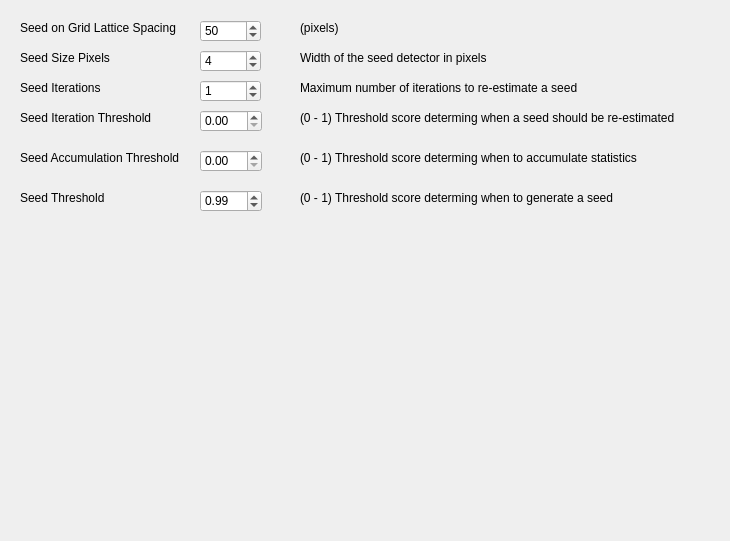
<?xml version="1.0" encoding="UTF-8"?>
<ui version="4.0">
 <class>janelia_config</class>
 <widget class="QWidget" name="janelia_config">
  <property name="geometry">
   <rect>
    <x>0</x>
    <y>0</y>
    <width>730</width>
    <height>541</height>
   </rect>
  </property>
  <property name="windowTitle">
   <string>Form</string>
  </property>
  <widget class="QSpinBox" name="seed_on_grid_lattice_spacing">
   <property name="geometry">
    <rect>
     <x>200</x>
     <y>20</y>
     <width>61</width>
     <height>22</height>
    </rect>
   </property>
   <property name="value">
    <number>50</number>
   </property>
  </widget>
  <widget class="QLabel" name="label">
   <property name="geometry">
    <rect>
     <x>20</x>
     <y>20</y>
     <width>181</width>
     <height>16</height>
    </rect>
   </property>
   <property name="text">
    <string>Seed on Grid Lattice Spacing</string>
   </property>
  </widget>
  <widget class="QLabel" name="label_2">
   <property name="geometry">
    <rect>
     <x>20</x>
     <y>50</y>
     <width>161</width>
     <height>16</height>
    </rect>
   </property>
   <property name="text">
    <string>Seed Size Pixels</string>
   </property>
  </widget>
  <widget class="QSpinBox" name="seed_size_px">
   <property name="geometry">
    <rect>
     <x>200</x>
     <y>50</y>
     <width>61</width>
     <height>22</height>
    </rect>
   </property>
   <property name="value">
    <number>4</number>
   </property>
  </widget>
  <widget class="QLabel" name="label_3">
   <property name="geometry">
    <rect>
     <x>20</x>
     <y>80</y>
     <width>161</width>
     <height>16</height>
    </rect>
   </property>
   <property name="text">
    <string>Seed Iterations</string>
   </property>
  </widget>
  <widget class="QSpinBox" name="seed_iterations">
   <property name="geometry">
    <rect>
     <x>200</x>
     <y>80</y>
     <width>61</width>
     <height>22</height>
    </rect>
   </property>
   <property name="value">
    <number>1</number>
   </property>
  </widget>
  <widget class="QLabel" name="label_4">
   <property name="geometry">
    <rect>
     <x>300</x>
     <y>20</y>
     <width>181</width>
     <height>16</height>
    </rect>
   </property>
   <property name="text">
    <string>(pixels)</string>
   </property>
  </widget>
  <widget class="QLabel" name="label_5">
   <property name="geometry">
    <rect>
     <x>300</x>
     <y>50</y>
     <width>261</width>
     <height>16</height>
    </rect>
   </property>
   <property name="text">
    <string>Width of the seed detector in pixels</string>
   </property>
  </widget>
  <widget class="QLabel" name="label_6">
   <property name="geometry">
    <rect>
     <x>300</x>
     <y>80</y>
     <width>331</width>
     <height>16</height>
    </rect>
   </property>
   <property name="text">
    <string>Maximum number of iterations to re-estimate a seed</string>
   </property>
  </widget>
  <widget class="QLabel" name="label_7">
   <property name="geometry">
    <rect>
     <x>20</x>
     <y>110</y>
     <width>161</width>
     <height>16</height>
    </rect>
   </property>
   <property name="text">
    <string>Seed Iteration Threshold</string>
   </property>
  </widget>
  <widget class="QDoubleSpinBox" name="seed_iteration_thres">
   <property name="geometry">
    <rect>
     <x>200</x>
     <y>110</y>
     <width>62</width>
     <height>22</height>
    </rect>
   </property>
   <property name="maximum">
    <double>1.000000000000000</double>
   </property>
   <property name="singleStep">
    <double>0.010000000000000</double>
   </property>
  </widget>
  <widget class="QLabel" name="label_8">
   <property name="geometry">
    <rect>
     <x>300</x>
     <y>110</y>
     <width>401</width>
     <height>16</height>
    </rect>
   </property>
   <property name="text">
    <string>(0 - 1) Threshold score determing when a seed should be re-estimated</string>
   </property>
  </widget>
  <widget class="QLabel" name="label_9">
   <property name="geometry">
    <rect>
     <x>20</x>
     <y>150</y>
     <width>161</width>
     <height>16</height>
    </rect>
   </property>
   <property name="text">
    <string>Seed Accumulation Threshold</string>
   </property>
  </widget>
  <widget class="QDoubleSpinBox" name="seed_accum_thresh">
   <property name="geometry">
    <rect>
     <x>200</x>
     <y>150</y>
     <width>62</width>
     <height>22</height>
    </rect>
   </property>
   <property name="maximum">
    <double>1.000000000000000</double>
   </property>
   <property name="singleStep">
    <double>0.010000000000000</double>
   </property>
  </widget>
  <widget class="QLabel" name="label_10">
   <property name="geometry">
    <rect>
     <x>300</x>
     <y>150</y>
     <width>401</width>
     <height>16</height>
    </rect>
   </property>
   <property name="text">
    <string>(0 - 1) Threshold score determing when to accumulate statistics</string>
   </property>
  </widget>
  <widget class="QLabel" name="label_11">
   <property name="geometry">
    <rect>
     <x>20</x>
     <y>190</y>
     <width>161</width>
     <height>16</height>
    </rect>
   </property>
   <property name="text">
    <string>Seed Threshold</string>
   </property>
  </widget>
  <widget class="QDoubleSpinBox" name="seed_thres">
   <property name="geometry">
    <rect>
     <x>200</x>
     <y>190</y>
     <width>62</width>
     <height>22</height>
    </rect>
   </property>
   <property name="maximum">
    <double>1.000000000000000</double>
   </property>
   <property name="singleStep">
    <double>0.010000000000000</double>
   </property>
   <property name="value">
    <double>0.990000000000000</double>
   </property>
  </widget>
  <widget class="QLabel" name="label_12">
   <property name="geometry">
    <rect>
     <x>300</x>
     <y>190</y>
     <width>401</width>
     <height>16</height>
    </rect>
   </property>
   <property name="text">
    <string>(0 - 1) Threshold score determing when to generate a seed</string>
   </property>
  </widget>
 </widget>
 <resources/>
 <connections/>
</ui>
